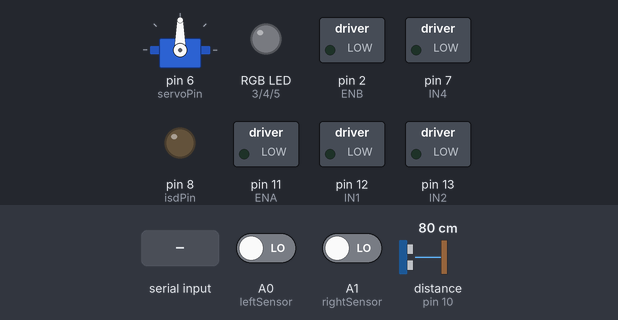
A sketch run on a simulated Arduino Uno, built with avr-gcc and run on an emulated ATmega328P. Shown: servo, switched loads named in the sketch (green lamp = pin HIGH), an RGB LED mixed from three pins (HIGH = lit), output pins drawn as LEDs (lit = HIGH). Wiring (inferred from the names in the program): ultrasonic range finder: trigger pin 9; echo pin 10. Inputs (shaded band) come from the test bench; at power-on: distance to the obstacle (sensor on pin 10) 80 cm, A0 (leftSensor) LOW, A1 (rightSensor) LOW. The echo pulse lasts 58.3 µs per cm; pins used as bus, display or sensor lines are not drawn.

Above: at 1.2 s.
1.3 s: distance to the obstacle (sensor on pin 10) set to 34 cm
2.8 s: distance to the obstacle (sensor on pin 10) set to 29 cm
At 5.7 s:
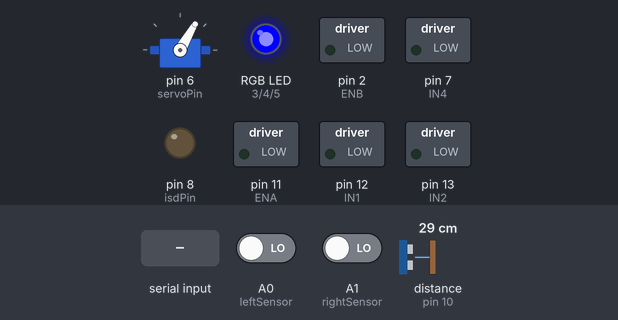
5.8 s: distance to the obstacle (sensor on pin 10) set to 35 cm
At 6.7 s:
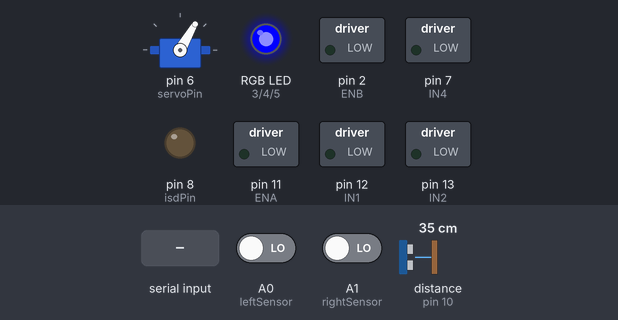
7.3 s: "M" received over Serial
At 7.8 s:
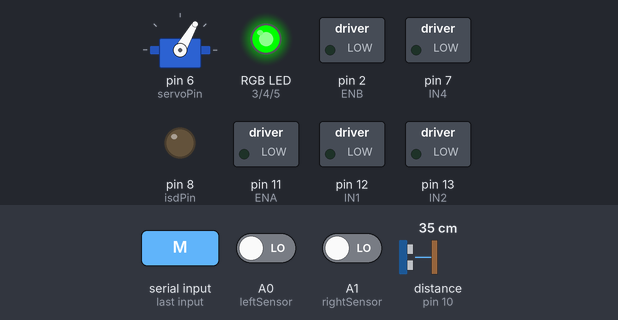
8.8 s: "A" received over Serial
At 9.1 s:
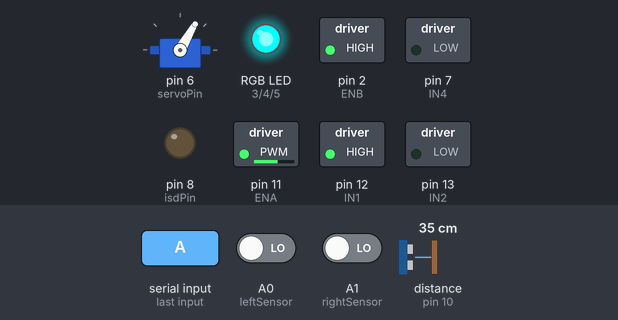
10.3 s: distance to the obstacle (sensor on pin 10) set to 2 cm
At 13.4 s:
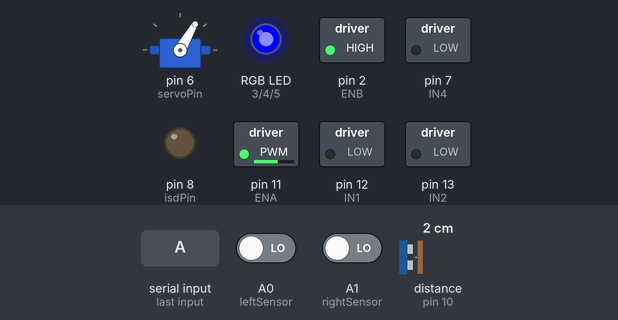
Timing chart, 0 to 14.3 s (numbered marks = the images above; inputs shaded):
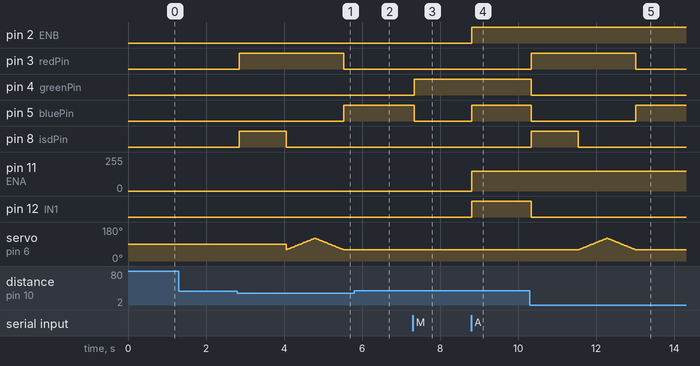

Measured:
- the behaviour switches between 32 and 31 cm on distance to the obstacle (sensor on pin 10) (found by bisection; images 0 and 1)
- after the input at 1.3 s, every drawn part: stays the same
- after the input at 2.8 s, pin 3 (redPin): LOW → HIGH after 0.05 s, → LOW 2.7 s later; pin 5 (bluePin): LOW → HIGH after 2.7 s; pin 8 (isdPin): LOW → HIGH after 0.05 s, → LOW 1.2 s later
- after the input at 5.8 s, pin 3 (redPin), pin 8 (isdPin): stays LOW (without the input it goes to HIGH after 1.2 s); pin 5 (bluePin): stays HIGH (without the input it goes to LOW after 1.2 s)
- after the input at 7.3 s, pin 4 (greenPin): LOW → HIGH at once; pin 5 (bluePin): HIGH → LOW at once
- after the input at 8.8 s, pin 2 (ENB), pin 5 (bluePin), pin 12 (IN1): LOW → HIGH at once; pin 11 (ENA): 0/255 → 150/255 at once
- after the input at 10.3 s, pin 3 (redPin): LOW → HIGH at once, → LOW 2.7 s later; pin 4 (greenPin), pin 12 (IN1): HIGH → LOW at once; pin 5 (bluePin): HIGH → LOW at once, → HIGH 2.7 s later; pin 8 (isdPin): LOW → HIGH at once, → LOW 1.2 s later; servo on pin 6 (servoPin): rises from 60° to 120° in 0.70 s, then falls to 60° in 0.74 s

The sketch:

robot_control.ino
```cpp
#include <Servo.h>

/* ------------ ULTRASONIC ------------ */
const int trigPin = 9;
const int echoPin = 10;

/* ------------ VOICE MODULE ------------ */
const int isdPin = 8;

/* ------------ SERVO ------------ */
const int servoPin = 6;
Servo head;

/* ------------ RGB LED ------------ */
const int redPin = 3;
const int greenPin = 4;
const int bluePin = 5;

/* ------------ MOTOR DRIVER (L298N) ------------ */
const int ENA = 11;
const int IN1 = 12;
const int IN2 = 13;
const int ENB = 2;
const int IN3 = 4;
const int IN4 = 7;

/* ------------ LINE SENSORS ------------ */
const int leftSensor = A0;
const int rightSensor = A1;

/* ------------ VARIABLES ------------ */
char mode = 'M';                  // M = Manual, A = Automatic
const int ALERT_RANGE = 30;       // cm

/* ------------ BASIC FUNCTIONS ------------ */
void setColor(bool r, bool g, bool b) {
  digitalWrite(redPin, r);
  digitalWrite(greenPin, g);
  digitalWrite(bluePin, b);
}

int getDistance() {
  digitalWrite(trigPin, LOW);
  delayMicroseconds(2);
  digitalWrite(trigPin, HIGH);
  delayMicroseconds(10);
  digitalWrite(trigPin, LOW);

  long duration = pulseIn(echoPin, HIGH, 25000);
  if (duration == 0) return 100;
  return duration * 0.034 / 2;
}

/* ------------ MOTOR CONTROL ------------ */
void stopRobot() {
  digitalWrite(IN1, LOW); digitalWrite(IN2, LOW);
  digitalWrite(IN3, LOW); digitalWrite(IN4, LOW);
}

void forward() {
  digitalWrite(IN1, HIGH); digitalWrite(IN2, LOW);
  digitalWrite(IN3, HIGH); digitalWrite(IN4, LOW);
  analogWrite(ENA, 150);
  analogWrite(ENB, 150);
}

void backward() {
  digitalWrite(IN1, LOW); digitalWrite(IN2, HIGH);
  digitalWrite(IN3, LOW); digitalWrite(IN4, HIGH);
  analogWrite(ENA, 130);
  analogWrite(ENB, 130);
}

void left() {
  digitalWrite(IN1, LOW); digitalWrite(IN2, HIGH);
  digitalWrite(IN3, HIGH); digitalWrite(IN4, LOW);
}

void right() {
  digitalWrite(IN1, HIGH); digitalWrite(IN2, LOW);
  digitalWrite(IN3, LOW); digitalWrite(IN4, HIGH);
}

void uTurn() {
  right();
  delay(900);
  stopRobot();
}

/* ------------ HUMAN DETECTION ACTION ------------ */
void humanReaction() {
  stopRobot();
  setColor(1, 0, 0);     // Red alert

  // Play recorded voice
  digitalWrite(isdPin, HIGH);
  delay(1200);
  digitalWrite(isdPin, LOW);

  // Head movement
  for (int pos = 60; pos <= 120; pos++) {
    head.write(pos);
    delay(12);
  }
  for (int pos = 120; pos >= 60; pos--) {
    head.write(pos);
    delay(12);
  }

  setColor(0, 0, 1);     // Back to normal
}

/* ------------ SETUP ------------ */
void setup() {
  pinMode(trigPin, OUTPUT);
  pinMode(echoPin, INPUT);
  pinMode(isdPin, OUTPUT);

  pinMode(redPin, OUTPUT);
  pinMode(greenPin, OUTPUT);
  pinMode(bluePin, OUTPUT);

  pinMode(ENA, OUTPUT); pinMode(ENB, OUTPUT);
  pinMode(IN1, OUTPUT); pinMode(IN2, OUTPUT);
  pinMode(IN3, OUTPUT); pinMode(IN4, OUTPUT);

  pinMode(leftSensor, INPUT);
  pinMode(rightSensor, INPUT);

  head.attach(servoPin);
  head.write(90);

  Serial.begin(9600);   // Bluetooth UART
}

/* ------------ LOOP ------------ */
void loop() {
  int distance = getDistance();

  /* ---- Human detection (both modes) ---- */
  if (distance > 0 && distance <= ALERT_RANGE) {
    humanReaction();
    delay(1500);
    return;
  }

  /* ---- Bluetooth commands ---- */
  if (Serial.available()) {
    char cmd = Serial.read();

    if (cmd == 'M' || cmd == 'A') {
      mode = cmd;
      stopRobot();
    }

    if (mode == 'M') {
      setColor(0, 1, 0);   // Green = Manual
      switch (cmd) {
        case 'F': forward(); break;
        case 'B': backward(); break;
        case 'L': left(); break;
        case 'R': right(); break;
        case 'U': uTurn(); break;
        case 'S': stopRobot(); break;
      }
    }
  }

  /* ---- Automatic Line Following ---- */
  if (mode == 'A') {
    setColor(0, 0, 1);    // Blue = Auto

    int leftVal = digitalRead(leftSensor);
    int rightVal = digitalRead(rightSensor);

    if (leftVal == LOW && rightVal == LOW) forward();
    else if (leftVal == LOW) left();
    else if (rightVal == LOW) right();
    else stopRobot();
  }

  delay(50);
}
```
